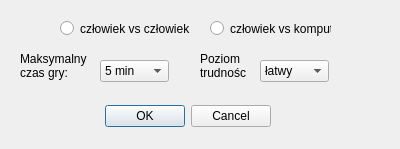
<?xml version="1.0" encoding="UTF-8"?>
<ui version="4.0">
 <class>OknoOpcji</class>
 <widget class="QDialog" name="OknoOpcji">
  <property name="geometry">
   <rect>
    <x>0</x>
    <y>0</y>
    <width>400</width>
    <height>149</height>
   </rect>
  </property>
  <property name="windowTitle">
   <string>Dialog</string>
  </property>
  <widget class="QDialogButtonBox" name="buttonBox">
   <property name="geometry">
    <rect>
     <x>100</x>
     <y>100</y>
     <width>171</width>
     <height>32</height>
    </rect>
   </property>
   <property name="orientation">
    <enum>Qt::Horizontal</enum>
   </property>
   <property name="standardButtons">
    <set>QDialogButtonBox::Cancel|QDialogButtonBox::Ok</set>
   </property>
  </widget>
  <widget class="QComboBox" name="comboBox_2">
   <property name="geometry">
    <rect>
     <x>260</x>
     <y>60</y>
     <width>69</width>
     <height>22</height>
    </rect>
   </property>
   <item>
    <property name="text">
     <string>łatwy</string>
    </property>
   </item>
   <item>
    <property name="text">
     <string>średni</string>
    </property>
   </item>
   <item>
    <property name="text">
     <string>trudny</string>
    </property>
   </item>
  </widget>
  <widget class="QLabel" name="label_2">
   <property name="geometry">
    <rect>
     <x>200</x>
     <y>50</y>
     <width>46</width>
     <height>31</height>
    </rect>
   </property>
   <property name="text">
    <string>Poziom trudności:</string>
   </property>
   <property name="wordWrap">
    <bool>true</bool>
   </property>
  </widget>
  <widget class="QLabel" name="label">
   <property name="geometry">
    <rect>
     <x>20</x>
     <y>50</y>
     <width>71</width>
     <height>31</height>
    </rect>
   </property>
   <property name="text">
    <string>Maksymalny czas gry:</string>
   </property>
   <property name="wordWrap">
    <bool>true</bool>
   </property>
  </widget>
  <widget class="QComboBox" name="comboBox">
   <property name="geometry">
    <rect>
     <x>100</x>
     <y>60</y>
     <width>69</width>
     <height>22</height>
    </rect>
   </property>
   <item>
    <property name="text">
     <string>5 min</string>
    </property>
   </item>
   <item>
    <property name="text">
     <string>10 min</string>
    </property>
   </item>
   <item>
    <property name="text">
     <string>15 min</string>
    </property>
   </item>
   <item>
    <property name="text">
     <string>30 min</string>
    </property>
   </item>
  </widget>
  <widget class="QRadioButton" name="radioButton">
   <property name="geometry">
    <rect>
     <x>60</x>
     <y>20</y>
     <width>131</width>
     <height>17</height>
    </rect>
   </property>
   <property name="text">
    <string>człowiek vs człowiek</string>
   </property>
  </widget>
  <widget class="QRadioButton" name="radioButton_2">
   <property name="geometry">
    <rect>
     <x>210</x>
     <y>20</y>
     <width>121</width>
     <height>17</height>
    </rect>
   </property>
   <property name="text">
    <string>człowiek vs komputer</string>
   </property>
  </widget>
 </widget>
 <resources/>
 <connections>
  <connection>
   <sender>buttonBox</sender>
   <signal>accepted()</signal>
   <receiver>OknoOpcji</receiver>
   <slot>accept()</slot>
   <hints>
    <hint type="sourcelabel">
     <x>248</x>
     <y>254</y>
    </hint>
    <hint type="destinationlabel">
     <x>157</x>
     <y>274</y>
    </hint>
   </hints>
  </connection>
  <connection>
   <sender>buttonBox</sender>
   <signal>rejected()</signal>
   <receiver>OknoOpcji</receiver>
   <slot>reject()</slot>
   <hints>
    <hint type="sourcelabel">
     <x>316</x>
     <y>260</y>
    </hint>
    <hint type="destinationlabel">
     <x>286</x>
     <y>274</y>
    </hint>
   </hints>
  </connection>
 </connections>
</ui>
